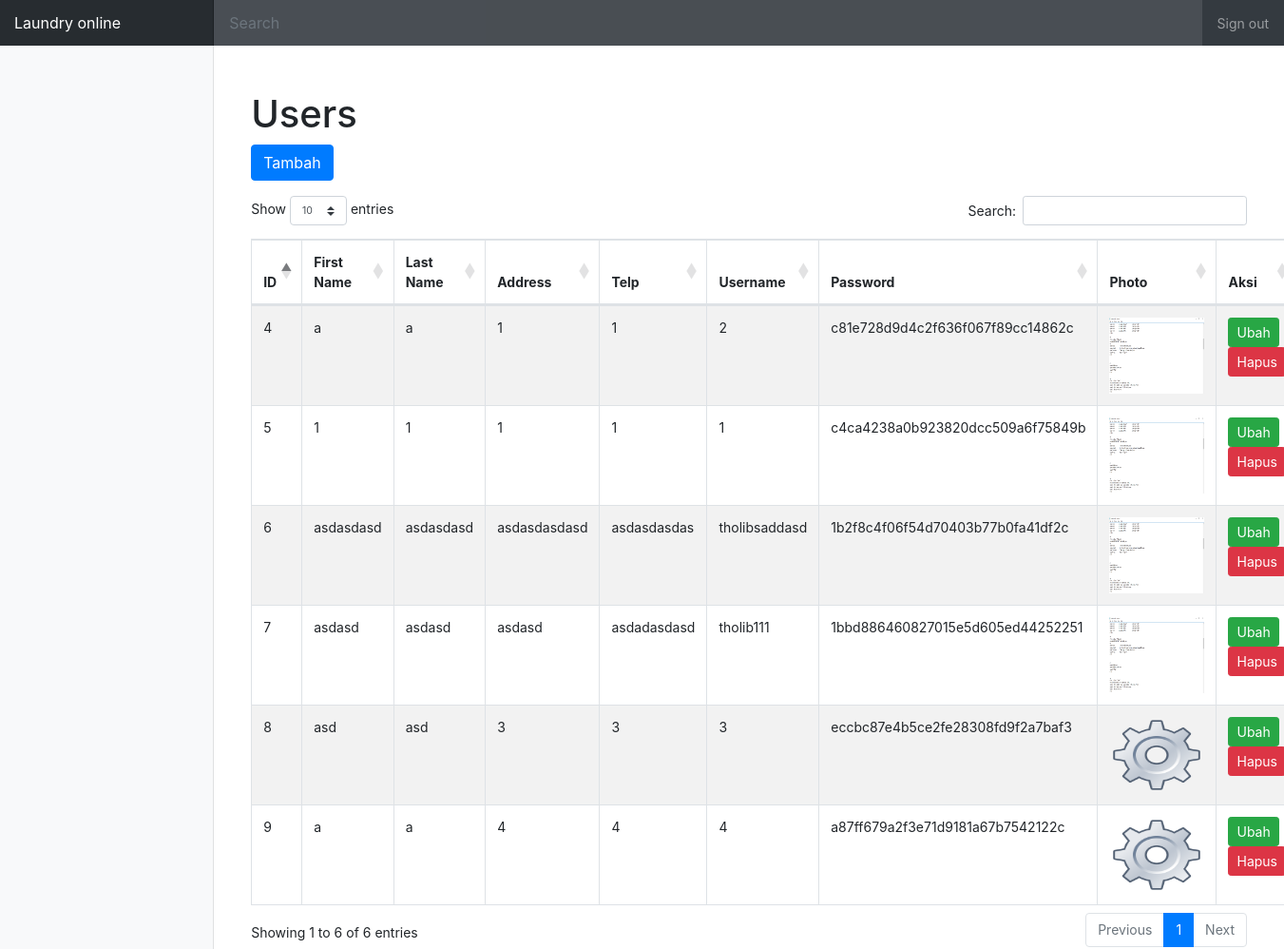
Screenshot of /index.php/users with the database file from the repository.
### tables this page shows
CREATE TABLE `users` (
  `id` int(11) NOT NULL,
  `firstname` varchar(20) NOT NULL,
  `lastname` varchar(20) NOT NULL,
  `address` varchar(90) NOT NULL,
  `telp` varchar(15) NOT NULL,
  `username` varchar(50) NOT NULL,
  `password` varchar(255) NOT NULL,
  `image` varchar(255) NOT NULL,
  `fk_id_level` int(11) NOT NULL
);

### application/controllers/Users.php (called while the page is built, shortened)
<?php
class Users extends CI_Controller {
	function __construct() {
		$this->load->model('Users_m');
		$this->load->helper('form');
	}
	public function index()
	{
		$data['getData'] = $this->Users_m->getData();
		$this->load->view('admin/users/users.php',$data);
	}
}

### index.php (called while the page is built, shortened)
<?php
require_once BASEPATH.'core/CodeIgniter.php';

### application/models/Users_m.php (called while the page is built, shortened)
<?php
class Users_m extends CI_Model {
	public function getData()
	{
		$this->db->select('*');
		$this->db->from("users");
		$query = $this->db->get();
		return $query->result_array();
	}
}

### application/views/admin/users/users.php (the view, shortened to what this page needs)
<main role="main" class="container">
	<h1>Users</h1>
	<a href="<?php echo base_url('Users/tambah') ?>" class="btn btn-primary mb-3">Tambah</a>
	<table class="table table-striped table-bordered" width="100%" id="example">
		<thead>
			<tr>
				<th>ID</th>
				<th>First Name</th>
				<th>Last Name</th>
				<th>Address</th>
				<th>Telp</th>
				<th>Username</th>
				<th>Password</th>
				<th>Photo</th>
				<th>Aksi</th>
			</tr>
		</thead>
		<tbody>
			<?php foreach ($getData as $key => $value): ?>
				<tr>
					<td><?php echo $value['id'] ?></td>
					<td><?php echo $value['firstname'] ?></td>
					<td><?php echo $value['lastname'] ?></td>
					<td><?php echo $value['address'] ?></td>
					<td><?php echo $value['telp'] ?></td>
					<td><?php echo $value['username'] ?></td>
					<td><?php echo $value['password'] ?></td>
					<td><img src="<?php echo base_url() ?>/assets/upload/Users/<?php echo $value['image'] ?>" alt="" width="100px" height="80px"></td>
					<td>
						<a href="<?php echo base_url('Users/ubah/'.$value['id']) ?>" class="btn btn-sm btn-success">Ubah</a>
						<a href="<?php echo base_url('Users/hapus/'.$value['id']) ?>" class="btn btn-sm btn-danger">Hapus</a>
					</td>
				</tr>
			<?php endforeach ?>
		</tbody>
	</table>
</main>

### assets/css/dashboard.css (style rules this page uses)
body { font-size: .875rem; }
[role="main"] { padding-top: 48px; }

### rows the page displays
users: id "4", firstname "a", lastname "a", address "1", telp "1", username "2", password "c81e728d9d4c2f636f067f89cc14862c", image (picture)
users: id "5", firstname "1", lastname "1", address "1", telp "1", username "1", password "c4ca4238a0b923820dcc509a6f75849b", image (picture)
users: id "6", firstname "asdasdasd", lastname "asdasdasd", address "asdasdasdasd", telp "asdasdasdas", username "tholibsaddasd", password "1b2f8c4f06f54d70403b77b0fa41df2c", image (picture)
users: id "7", firstname "asdasd", lastname "asdasd", address "asdasd", telp "asdadasdasd", username "tholib111", password "1bbd886460827015e5d605ed44252251", image (picture)
users: id "8", firstname "asd", lastname "asd", address "3", telp "3", username "3", password "eccbc87e4b5ce2fe28308fd9f2a7baf3", image (picture)
users: id "9", firstname "a", lastname "a", address "4", telp "4", username "4", password "a87ff679a2f3e71d9181a67b7542122c", image (picture)
